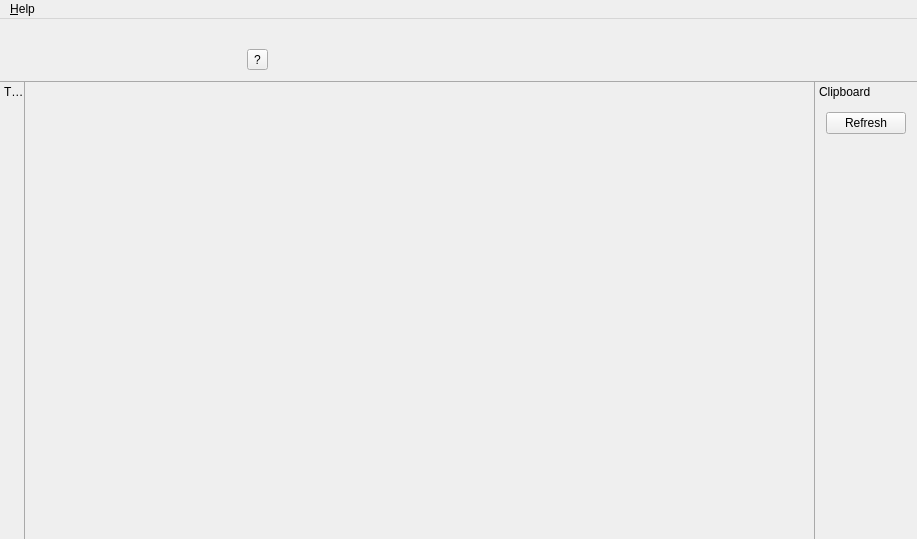
<?xml version="1.0" encoding="UTF-8"?>
<ui version="4.0">
 <class>MainWindow</class>
 <widget class="QMainWindow" name="MainWindow">
  <property name="geometry">
   <rect>
    <x>0</x>
    <y>0</y>
    <width>917</width>
    <height>539</height>
   </rect>
  </property>
  <property name="sizePolicy">
   <sizepolicy hsizetype="Maximum" vsizetype="Maximum">
    <horstretch>0</horstretch>
    <verstretch>0</verstretch>
   </sizepolicy>
  </property>
  <property name="windowTitle">
   <string>GRAVITATE Dashboard</string>
  </property>
  <property name="styleSheet">
   <string notr="true">QMainWindow::separator {
	height: 1px;
	background-color: darkgray;
}

QDockWidget::title[sidebar=true] {
	text-align: center;
}
</string>
  </property>
  <widget class="QWidget" name="centralWidget">
   <layout class="QVBoxLayout" name="verticalLayout_3">
    <item>
     <widget class="ViewContainer" name="viewContainer" native="true">
      <property name="styleSheet">
       <string notr="true"/>
      </property>
     </widget>
    </item>
   </layout>
  </widget>
  <widget class="QDockWidget" name="clipboardDockWidget">
   <property name="features">
    <set>QDockWidget::NoDockWidgetFeatures</set>
   </property>
   <property name="windowTitle">
    <string>Clipboard</string>
   </property>
   <property name="sidebar" stdset="0">
    <bool>true</bool>
   </property>
   <attribute name="dockWidgetArea">
    <number>2</number>
   </attribute>
   <widget class="QWidget" name="clipboardDockWidgetContents">
    <layout class="QVBoxLayout" name="verticalLayout">
     <item>
      <widget class="QPushButton" name="refreshButton">
       <property name="enabled">
        <bool>true</bool>
       </property>
       <property name="text">
        <string>Refresh</string>
       </property>
      </widget>
     </item>
     <item>
      <widget class="ClipboardPanel" name="clipboardPanel" native="true">
       <property name="styleSheet">
        <string notr="true"/>
       </property>
      </widget>
     </item>
    </layout>
   </widget>
  </widget>
  <widget class="QDockWidget" name="toolsDockWidget">
   <property name="features">
    <set>QDockWidget::NoDockWidgetFeatures</set>
   </property>
   <property name="windowTitle">
    <string>Tools</string>
   </property>
   <property name="sidebar" stdset="0">
    <bool>true</bool>
   </property>
   <attribute name="dockWidgetArea">
    <number>1</number>
   </attribute>
   <widget class="QWidget" name="toolsDockWidgetContents"/>
  </widget>
  <widget class="QDockWidget" name="upperBarDockWidget">
   <property name="styleSheet">
    <string notr="true">QDockWidget::title {
	height: 0px;
}</string>
   </property>
   <property name="floating">
    <bool>false</bool>
   </property>
   <property name="features">
    <set>QDockWidget::NoDockWidgetFeatures</set>
   </property>
   <attribute name="dockWidgetArea">
    <number>4</number>
   </attribute>
   <widget class="QWidget" name="dockWidgetContents_3">
    <layout class="QHBoxLayout" name="horizontalLayout_3">
     <item>
      <widget class="QLabel" name="gravitateLogoLabel">
       <property name="text">
        <string/>
       </property>
       <property name="pixmap">
        <pixmap resource="../resources/resources.qrc">:/images/gravitate-logo-straight-64px.png</pixmap>
       </property>
      </widget>
     </item>
     <item>
      <spacer name="horizontalSpacer_2">
       <property name="orientation">
        <enum>Qt::Horizontal</enum>
       </property>
       <property name="sizeHint" stdset="0">
        <size>
         <width>40</width>
         <height>20</height>
        </size>
       </property>
      </spacer>
     </item>
     <item>
      <layout class="QHBoxLayout" name="selectionBarLayout"/>
     </item>
     <item>
      <widget class="QToolButton" name="whatsThisButton">
       <property name="sizePolicy">
        <sizepolicy hsizetype="Fixed" vsizetype="Fixed">
         <horstretch>0</horstretch>
         <verstretch>0</verstretch>
        </sizepolicy>
       </property>
       <property name="text">
        <string>?</string>
       </property>
       <property name="icon">
        <iconset>
         <normalon>:/images/noun_89606.png</normalon>
        </iconset>
       </property>
       <property name="iconSize">
        <size>
         <width>24</width>
         <height>24</height>
        </size>
       </property>
       <property name="arrowType">
        <enum>Qt::NoArrow</enum>
       </property>
      </widget>
     </item>
     <item>
      <spacer name="horizontalSpacer">
       <property name="orientation">
        <enum>Qt::Horizontal</enum>
       </property>
       <property name="sizeHint" stdset="0">
        <size>
         <width>625</width>
         <height>20</height>
        </size>
       </property>
      </spacer>
     </item>
     <item>
      <widget class="QLabel" name="userLabel">
       <property name="text">
        <string>&lt;Login Name Here&gt;</string>
       </property>
       <property name="textFormat">
        <enum>Qt::AutoText</enum>
       </property>
      </widget>
     </item>
    </layout>
   </widget>
  </widget>
  <widget class="QMenuBar" name="menuBar">
   <property name="geometry">
    <rect>
     <x>0</x>
     <y>0</y>
     <width>917</width>
     <height>25</height>
    </rect>
   </property>
   <widget class="QMenu" name="menuHelp">
    <property name="title">
     <string>&amp;Help</string>
    </property>
    <addaction name="actionUser_Manual"/>
    <addaction name="separator"/>
    <addaction name="actionGravitate_Website"/>
   </widget>
   <addaction name="menuHelp"/>
  </widget>
  <action name="actionLoad_Project">
   <property name="checkable">
    <bool>false</bool>
   </property>
   <property name="text">
    <string>Load project...</string>
   </property>
   <property name="toolTip">
    <string>Loads an existing project</string>
   </property>
  </action>
  <action name="actionSave_Project">
   <property name="text">
    <string>Save Project</string>
   </property>
   <property name="toolTip">
    <string>Saves the current project</string>
   </property>
  </action>
  <action name="actionGravitate_Website">
   <property name="text">
    <string>GRAVITATE Website</string>
   </property>
  </action>
  <action name="actionUser_Manual">
   <property name="text">
    <string>User Manual</string>
   </property>
  </action>
 </widget>
 <layoutdefault spacing="6" margin="11"/>
 <customwidgets>
  <customwidget>
   <class>ClipboardPanel</class>
   <extends>QWidget</extends>
   <header>clipboardpanel.h</header>
   <container>1</container>
  </customwidget>
  <customwidget>
   <class>ViewContainer</class>
   <extends>QWidget</extends>
   <header>viewcontainer.h</header>
   <container>1</container>
  </customwidget>
 </customwidgets>
 <resources>
  <include location="../resources/resources.qrc"/>
 </resources>
 <connections/>
</ui>
